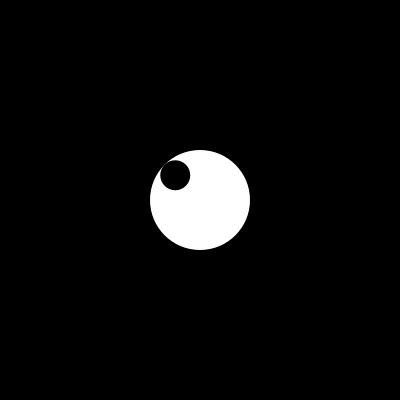
Frame 1 (no input)
Frame 60 (the mouse pressed at the canvas centre just before this capture): identical to frame 1, image omitted
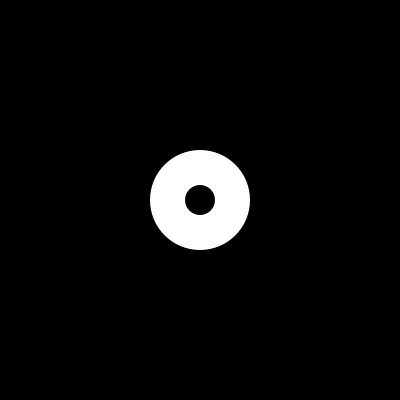
Frame 120 (the mouse held since frame 60 and released just before this capture)

The Processing sketch that drew these frames (run headless with seeded random() and noise(); from frame 60 on, the mouse is pressed at the canvas centre):

// Processing sketch: processing_68239
// ── processing_68239.pde

/*------------------------------------------------------------------
 Travail de rattrapage - Oeil
 Par Ugo Dufour
 EDM4600 - UQAM 2012
 -------------------------------------------------------------------*/
// Le code pour que la pupille suive la souris et soit constraint a l'oeil est base sur le code de Tomas O. Fredericks - http://www.openprocessing.org/sketch/52046

// Declaration et initialisation des variables
  int diametreOeil = 100;
  int diametrePupille = 30;
  float positionCouranteX = 200;
  float positionCouranteY = 200;
  float assouplissement = 0.04;
  float positionCibleX = 200; 
  float positionCibleY = 200;


void setup(){
  
  // Setup de la scene incluant la grosseur du canevas
    size(400,400);
    smooth();
    noStroke();
  
}


void draw(){
  
  // Dessin du background
    background(0);
    
  // Dessin de l'oeil
    fill(255);
    ellipse(positionCouranteX, positionCouranteY, diametreOeil, diametreOeil);
  
  // Determination des valeurs necessaires pour que la pupille suive la souris et reste dans l'oeil 
    float distance = dist(mouseX, mouseY, positionCouranteX, positionCouranteY);
    distance = constrain(distance, 0, diametreOeil/2-diametrePupille/2);
  
  // Calcul de l'angle en radians ainsi que la determiation de la position X et Y de la pupulle 
    float radians = atan2(mouseY-positionCouranteY, mouseX-positionCouranteX);  
    float pupilleX = cos(radians)* distance + positionCouranteX;
    float pupilleY = sin(radians)* distance + positionCouranteY;
  
  // Dessin de la pupille
    fill(0);
    ellipse(pupilleX, pupilleY, diametrePupille, diametrePupille);
    
  // Implementation de l'assouplissement sur l'oeil
    positionCouranteX = (positionCibleX - positionCouranteX) * assouplissement + positionCouranteX;
    positionCouranteY = (positionCibleY - positionCouranteY) * assouplissement + positionCouranteY;
}


void mousePressed(){

  // Donne la position de la souris aux valeurs positionX et positionY qui sont le centre de l'ellipse de  l'oeil
    positionCibleX = mouseX;
    positionCibleY = mouseY;
  
}
